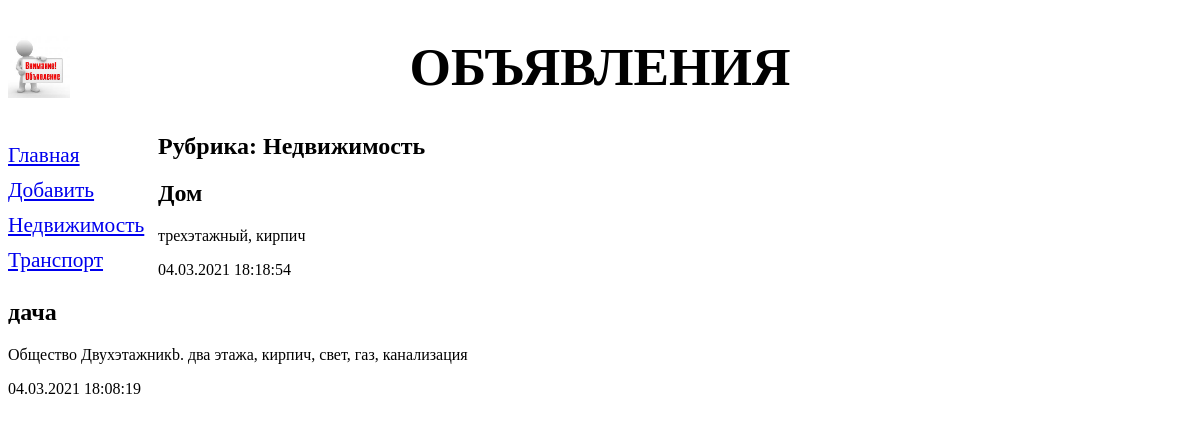
The page /mysite/1/ on the database its author committed.
### mysite/models.py (models this page shows, shortened)
class Rubric(models.Model):
    name = models.CharField(max_length=20, db_index=True, verbose_name='Название')
    class Meta:
        verbose_name_plural = 'Рубрики'
        verbose_name = 'Рубрика'
        ordering = ['name']

class Bd(models.Model):
    title = models.CharField(max_length=50, verbose_name='Товар')
    content = models.TextField(null=True, blank=True, verbose_name='Описание')
    price = models.FloatField(null=True, blank=True, verbose_name='Цена')
    published = models.DateTimeField(auto_now_add=True, db_index=True, verbose_name='Опубликовано')
    rubric = models.ForeignKey('Rubric', null=True, on_delete=models.PROTECT, verbose_name='Рубрика')
    class Meta:
        verbose_name_plural = 'Объявления'
        verbose_name = 'Объявлениe'
        ordering = ['-published', 'title']

### mysite/views.py (the view)
# urls.py: path('<int:rubric_id>/', by_rubric, name= 'by_rubric'),
def by_rubric(request, rubric_id):
    bbs = Bd.objects.filter(rubric=rubric_id)
    rubrics = Rubric.objects.all()
    current_rubric = Rubric.objects.get(pk=rubric_id)
    context = {'bbs': bbs, 'rubrics': rubrics, 'current_rubric': current_rubric}
    return render(request, 'mysite/by_rubric.html', context)

### mysite/templates/mysite/by_rubric.html (shortened to what this page needs)
{% extends "layout/basic.html" %}
{% block content %}
<h2>Рубрика: {{ current_rubric.name }}</h2>
{% for bd in bbs %}
<div>
    <h2>{{ bd.title }}</h2>
    <p>{{ bd.content }}</p>
    <p>{{ bd.published|date:"d.m.Y H:i:s" }}</p>
</div>
{% endfor %}
{% endblock %}

### mysite/templates/layout/basic.html (shortened to what this page needs)
{% load static %}
<!DOCTYPE html>
<html>
<head>
    <link rel="stylesheet" type="text/css" href="{% static 'mysite/style.css' %}">
</head>
<body>
    <header>
        <h1>Объявления</h1>
    </header>
    <nav>
        <a href="{% url 'index' %}">Главная</a>
        <a href="{% url 'add' %}">Добавить</a>
        {% for rubric in rubrics %}
        <a href="{% url 'by_rubric' rubric.pk %}">{{ rubric.name }}</a>
        {% endfor %}
    </nav>
    <section>
        {% block content %}
        {% endblock %}
    </section>
</body>
</html>

### mysite/static/mysite/style.css (style rules this page uses)
header h1 { font-size: 40pt; text-transform: uppercase; text-align: center; background: url("bg.jpg") left / auto 100% no-repeat; }
nav { font-size: 16pt; width: 150px; float: left; }
nav a { display: block; margin: 10px 0px; }
section { margin-left: 170 px; }

### rows shown on the page
Rubric: name "Недвижимость"
Rubric: name "Транспорт"
Bd: title "Дом", content "трехэтажный, кирпич", published "04.03.2021 18:18:54"
Bd: title "дача", content "Общество Двухэтажникb. два этажа, кирпич, свет, газ, канализация", published "04.03.2021 18:08:19"
